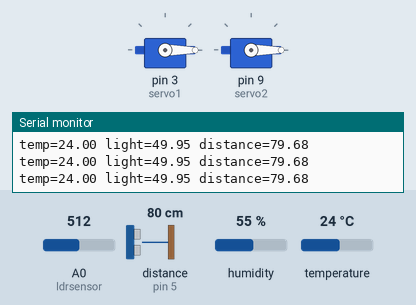
The sketch below on a simulated Arduino Uno, built with avr-gcc and run on an emulated ATmega328P. Shown: 2 × servo, the last lines printed to the serial monitor. Wiring (inferred from the names in the program): ultrasonic range finder: trigger pin 6; echo pin 5. The inputs (shaded band) are chosen by the test bench; at power-on: distance to the obstacle (sensor on pin 5) 80 cm, temperature 24 °C, A0 (ldrsensor) = 512, humidity 55 %. The echo pulse lasts 58.3 µs per cm.

Above: at 1.2 s.
1.3 s: distance to the obstacle (sensor on pin 5) set to 56 cm
2.8 s: distance to the obstacle (sensor on pin 5) set to 47 cm
At 3.7 s:
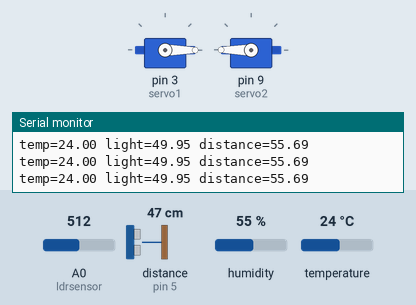
8.4 s: temperature set to 29.7 °C
11.9 s: temperature set to 30.5 °C
At 14.0 s:
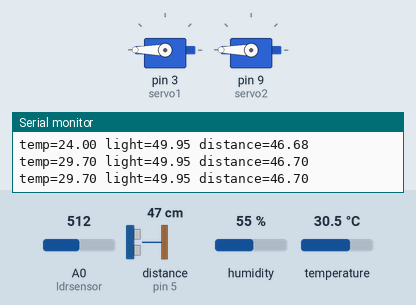
17.9 s: temperature set to 12 °C
At 20.4 s:
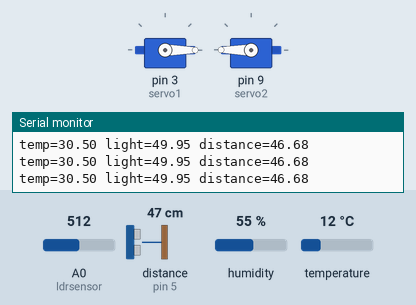
23.9 s: A0 (ldrsensor) set to 702
27.4 s: A0 (ldrsensor) set to 735
At 28.4 s:
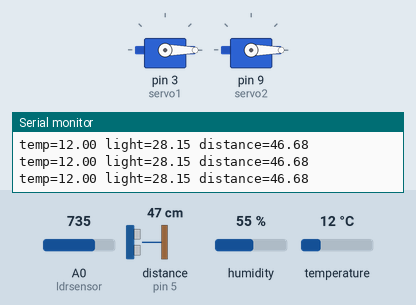
Timing chart, 0 to 29.9 s (numbered marks = the images above; inputs shaded):
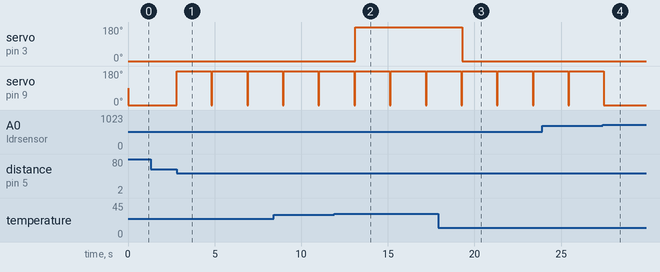

The sketch:

main.ino
```cpp
const int ldrsensor = A0;

#include <DHT.h>
#define DHTPIN 2
#define DHTTYPE DHT22
DHT dht(DHTPIN, DHTTYPE);

#include <Servo.h>
Servo servo1 , servo2;

const int trig = 6;
const int echo = 5;

void setup() {
  // put your setup code here, to run once:
  dht.begin();
  servo1.attach(3);
  servo2.attach(9);
  pinMode(trig, OUTPUT);
  pinMode(echo, INPUT);
  Serial.begin(9600);
}

void loop() {
  // put your main code here, to run repeatedly:

  float light = (1023 - analogRead(ldrsensor)) * 100.0 / 1023;
  float temp = dht.readTemperature();

  if (isnan(temp)) {
    Serial.println("Error reading DHT");
    return;
  }

  if (temp > 30 && light > 30) {
    servo1.write(180);
  }
  else {
    servo1.write(0);
  }

  digitalWrite(trig, LOW);
  delayMicroseconds(2);
  digitalWrite(trig, HIGH);
  delayMicroseconds(10);
  digitalWrite(trig, LOW);

  long t = pulseIn(echo, HIGH);
  float distance = (t * 0.0343) / 2;

  if (distance < 50 && light > 30) {
    servo2.write(180);
    delay(2000);
    servo2.write(0);
  }
  else {
    servo2.write(0);
  }

  Serial.print("temp=");
  Serial.print(temp);
  Serial.print(" light=");
  Serial.print(light);
  Serial.print(" distance=");
  Serial.println(distance);

  delay(50);
}
```

Measured:
- the behaviour switches between 51 and 50 cm on distance to the obstacle (sensor on pin 5) (found by bisection; images 0 and 1)
- the behaviour switches between 30 and 30.1 °C on temperature (found by bisection; images 1 and 2)
- the behaviour switches between 716 and 717 on A0 (ldrsensor) (found by bisection; images 3 and 4)
- after the input at 2.8 s, servo on pin 9 (servo2): alternates 180° for 2.0 s and 0° for 0.06 s, starting at once
- after the input at 11.9 s, servo on pin 3 (servo1): 0° → 180° after 1.2 s
- after the input at 17.9 s, servo on pin 3 (servo1): 180° → 0° after 1.4 s
- after the input at 27.4 s, servo on pin 9 (servo2): goes on until 27.5 s, then stays 0°
